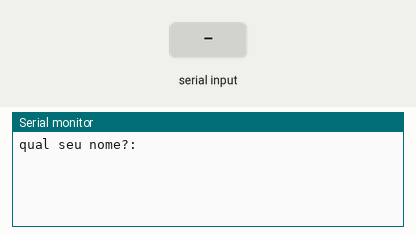
This sketch was run on a simulated Arduino Uno, built with avr-gcc and run on an emulated ATmega328P. On the bench: the last lines printed to the serial monitor. Inputs (shaded band) come from the test bench.

Above: at 1.2 s.
1.3 s: "90,45\n" received over Serial
At 2.5 s:
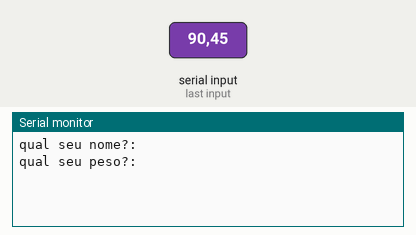
2.8 s: "30,150\n" received over Serial
At 3.6 s:
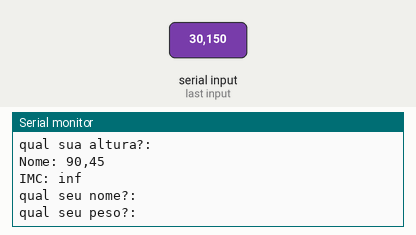

The sketch:

lpmb_ex041.ino
```cpp
// Faça um programa que receba o nome, o peso e a altura de uma
//pessoa.
//Calcule e imprima o nome e o IMC dessa pessoa - IMC = peso
// (altura * altura).

String nome = " ";
float peso = 0;
float altura = 0;
float IMC = 0;

void setup()
{
 Serial.begin(9600);
}

void loop()
{
 //entrada
  Serial.println("qual seu nome?: ");
  while( !Serial.available());
  nome = Serial.readStringUntil('\n');

  Serial.println("qual seu peso?: ");
  while( !Serial.available());
  peso = Serial.parseFloat();

  Serial.println("qual sua altura?: ");
  while( !Serial.available())
  altura = Serial.parseFloat();

  //processamento
  IMC = peso / (altura * altura);

  //saída
  Serial.println("Nome: " + nome);
  Serial.print("IMC: ");
  Serial.println(IMC, 2);
}
```

Measured:
- after the input at 1.3 s, the serial monitor: prints a new line at once (image 1)
- after the input at 2.8 s, the serial monitor: prints a new line at once (image 2)
